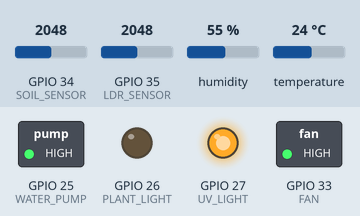
Simulated run of this sketch. Board: ESP32. On the bench: switched loads named in the sketch (green lamp = pin HIGH), output pins drawn as LEDs (lit = HIGH). Inputs (shaded band) come from the test bench; at power-on: GPIO 34 (SOIL_SENSOR) = 2048, GPIO 35 (LDR_SENSOR) = 2048, humidity 55 %, temperature 24 °C. The local clock reads 2024-03-15 10:24:30 at power-on unless the sketch sets it; what the sketch prints to the serial monitor is not drawn.

Above: at 0.2 s.
Timing chart, 0 to 1.7 s (numbered marks = the images above):
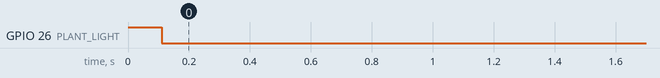

Measured:
- by itself, GPIO 26 (PLANT_LIGHT): HIGH → LOW at 0.11 s

The sketch:

plant_incubator.ino
```cpp
#include "config.h"  // Adafruit IO Config
#include <DHT.h>
#include <WiFi.h>
#include <time.h>

// Pin Definitions
#define DHTPIN 4
#define DHTTYPE DHT22
#define SOIL_SENSOR 34
#define LDR_SENSOR 35
#define PLANT_LIGHT 26
#define UV_LIGHT 27
#define WATER_PUMP 25
#define FAN 33

// NTP Configuration
const char* ntpServer = "pool.ntp.org";
const long  gmtOffset_sec = 19800; // 19800 for IST (GMT+5:30)
const int   daylightOffset_sec = 0;

// Adafruit IO Feeds
AdafruitIO_Feed *soilMoistureFeed = io.feed("soil-moisture");
AdafruitIO_Feed *temperatureFeed = io.feed("temperature");
AdafruitIO_Feed *humidityFeed = io.feed("humidity");
AdafruitIO_Feed *waterPumpFeed = io.feed("water-pump");
AdafruitIO_Feed *fanFeed = io.feed("fan");
AdafruitIO_Feed *lightFeed = io.feed("light-intensity");

// Manual Control Feeds
AdafruitIO_Feed *plantLightControl = io.feed("plant-light-control");
AdafruitIO_Feed *uvLightControl = io.feed("uv-light-control");
AdafruitIO_Feed *pumpControl = io.feed("pump-control");
AdafruitIO_Feed *fanControl = io.feed("fan-control");

DHT dht(DHTPIN, DHTTYPE);

// Manual Override States
bool plantLightManual = false;
bool uvLightManual = false;
bool pumpManual = false;
bool fanManual = false;

// Callback Functions for Manual Overrides
void handlePlantLight(AdafruitIO_Data *data) { plantLightManual = data->toInt(); }
void handleUVLight(AdafruitIO_Data *data) { uvLightManual = data->toInt(); }
void handlePump(AdafruitIO_Data *data) { pumpManual = data->toInt(); }
void handleFan(AdafruitIO_Data *data) { fanManual = data->toInt(); }

void setup() {
    Serial.begin(115200);
    dht.begin();

    // Setup pins
    pinMode(SOIL_SENSOR, INPUT);
    pinMode(LDR_SENSOR, INPUT);
    pinMode(PLANT_LIGHT, OUTPUT);
    pinMode(UV_LIGHT, OUTPUT);
    pinMode(WATER_PUMP, OUTPUT);
    pinMode(FAN, OUTPUT);

    // Ensure relays are OFF at startup
    digitalWrite(PLANT_LIGHT, HIGH);
    digitalWrite(UV_LIGHT, HIGH);
    digitalWrite(WATER_PUMP, HIGH);
    digitalWrite(FAN, HIGH);

    // Connect to Adafruit IO
    io.connect();

    // Attach callbacks
    plantLightControl->onMessage(handlePlantLight);
    uvLightControl->onMessage(handleUVLight);
    pumpControl->onMessage(handlePump);
    fanControl->onMessage(handleFan);

    // Subscribe to feeds
    plantLightControl->get();
    uvLightControl->get();
    pumpControl->get();
    fanControl->get();

    // Set time using NTP
    configTime(gmtOffset_sec, daylightOffset_sec, ntpServer);
}

void loop() {
    io.run();

    struct tm timeinfo;
    if (!getLocalTime(&timeinfo)) {
        Serial.println("Failed to obtain time");
        return;
    }
    int currentHour = timeinfo.tm_hour;

    int moisture = analogRead(SOIL_SENSOR);
    int soilMoisture = (100 - ((moisture / 4095.00) * 100));
    int ldr = analogRead(LDR_SENSOR);
    int ldrValue = (100.0 * ldr) / 4095.0;
    float temperature = dht.readTemperature();
    float humidity = dht.readHumidity();

    if (isnan(temperature) || isnan(humidity)) {
        Serial.println("DHT Sensor Read Failed!");
        return;
    }

    Serial.printf("Date & Time: %04d-%02d-%02d %02d:%02d:%02d | Temp: %.1f°C | Humidity: %.1f%%\n",
                  timeinfo.tm_year + 1900, timeinfo.tm_mon + 1, timeinfo.tm_mday,
                  timeinfo.tm_hour, timeinfo.tm_min, timeinfo.tm_sec,
                  temperature, humidity);
    Serial.printf("Soil Moisture: %d | LDR: %d\n", soilMoisture, ldrValue);

    // Time-Based Light Control (Day Cycle: 6 AM - 6 PM)
    bool isDaytime = (currentHour >= 6 && currentHour < 18);

    // Adaptive Light Control (ON/OFF based on LDR)
    bool lightState = (ldrValue < 1500); // LDR < 1500 means it's dark
    digitalWrite(PLANT_LIGHT, (plantLightManual ? LOW : (isDaytime && lightState ? LOW : HIGH)));

    // UV Light Control (Humidity > 70%)
    bool uvLightState = (humidity > 70);
    digitalWrite(UV_LIGHT, uvLightManual ? LOW : (uvLightState ? LOW : HIGH));

    // Water Pump Control (Soil Moisture)
    bool pumpState = (soilMoisture > 70);
    digitalWrite(WATER_PUMP, pumpManual ? LOW : (pumpState ? LOW : HIGH));

    // Temperature-Based Fan Control
    bool fanState = (temperature > 30);
    digitalWrite(FAN, fanManual ? LOW : (fanState ? LOW : HIGH));

    // Publish Data to Adafruit IO
    soilMoistureFeed->save(soilMoisture);
    lightFeed->save(ldrValue);
    temperatureFeed->save(temperature);
    humidityFeed->save(humidity);
    waterPumpFeed->save(pumpState ? "ON" : "OFF");
    fanFeed->save(fanState ? "ON" : "OFF");

    delay(15000);  // Update every 15 seconds
}
```

config.h
```cpp
/************************ Adafruit IO Config *******************************/

// visit io.adafruit.com if you need to create an account,
// or if you need your Adafruit IO key.
#define IO_USERNAME ""
#define IO_KEY ""

/******************************* WIFI **************************************/

// the AdafruitIO_WiFi client will work with the following boards:
//   - HUZZAH ESP8266 Breakout -> https://www.adafruit.com/products/2471
//   - Feather HUZZAH ESP8266 -> https://www.adafruit.com/products/2821
//   - Feather HUZZAH ESP32 -> https://www.adafruit.com/product/3405
//   - Feather M0 WiFi -> https://www.adafruit.com/products/3010
//   - Feather WICED -> https://www.adafruit.com/products/3056
//   - Adafruit PyPortal -> https://www.adafruit.com/product/4116
//   - Adafruit Metro M4 Express AirLift Lite ->
//   https://www.adafruit.com/product/4000
//   - Adafruit AirLift Breakout -> https://www.adafruit.com/product/4201
//   - Adafruit AirLift Shield -> https://www.adafruit.com/product/4285
//   - Adafruit AirLift FeatherWing -> https://www.adafruit.com/product/4264

#define WIFI_SSID ""
#define WIFI_PASS ""

// uncomment the following line if you are using airlift
// #define USE_AIRLIFT

// uncomment the following line if you are using winc1500
// #define USE_WINC1500

// uncomment the following line if you are using mrk1010 or nano 33 iot
//#define ARDUINO_SAMD_MKR1010

// comment out the following lines if you are using fona or ethernet
#include "AdafruitIO_WiFi.h"

#if defined(USE_AIRLIFT) || defined(ADAFRUIT_METRO_M4_AIRLIFT_LITE) ||         \
    defined(ADAFRUIT_PYPORTAL)
// Configure the pins used for the ESP32 connection
#if !defined(SPIWIFI_SS) // if the wifi definition isnt in the board variant
// Don't change the names of these #define's! they match the variant ones
#define SPIWIFI SPI
#define SPIWIFI_SS 10 // Chip select pin
#define NINA_ACK 9    // a.k.a BUSY or READY pin
#define NINA_RESETN 6 // Reset pin
#define NINA_GPIO0 -1 // Not connected
#endif
AdafruitIO_WiFi io(IO_USERNAME, IO_KEY, WIFI_SSID, WIFI_PASS, SPIWIFI_SS,
                   NINA_ACK, NINA_RESETN, NINA_GPIO0, &SPIWIFI);
#else
AdafruitIO_WiFi io(IO_USERNAME, IO_KEY, WIFI_SSID, WIFI_PASS);
#endif
/******************************* FONA **************************************/

// the AdafruitIO_FONA client will work with the following boards:
//   - Feather 32u4 FONA -> https://www.adafruit.com/product/3027

// uncomment the following two lines for 32u4 FONA,
// and comment out the AdafruitIO_WiFi client in the WIFI section
// #include "AdafruitIO_FONA.h"
// AdafruitIO_FONA io(IO_USERNAME, IO_KEY);

/**************************** ETHERNET ************************************/

// the AdafruitIO_Ethernet client will work with the following boards:
//   - Ethernet FeatherWing -> https://www.adafruit.com/products/3201

// uncomment the following two lines for ethernet,
// and comment out the AdafruitIO_WiFi client in the WIFI section
// #include "AdafruitIO_Ethernet.h"
// AdafruitIO_Ethernet io(IO_USERNAME, IO_KEY);
```
